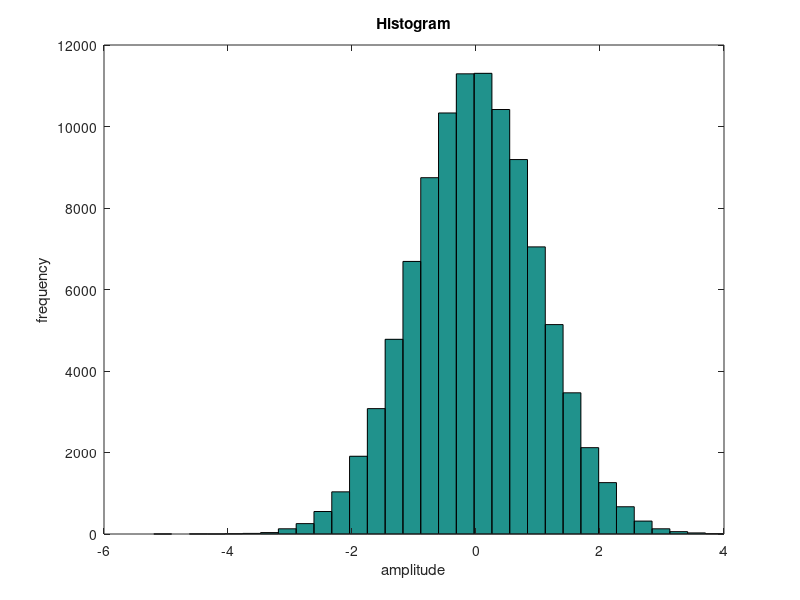

Source code (MATLAB):
## Histogram plot

## Simple histogram of a normal distributed random number.

x = randn (1e5, 1);
hist (x, 32);
xlabel ("amplitude");
ylabel ("frequency");
title ("Histogram");
